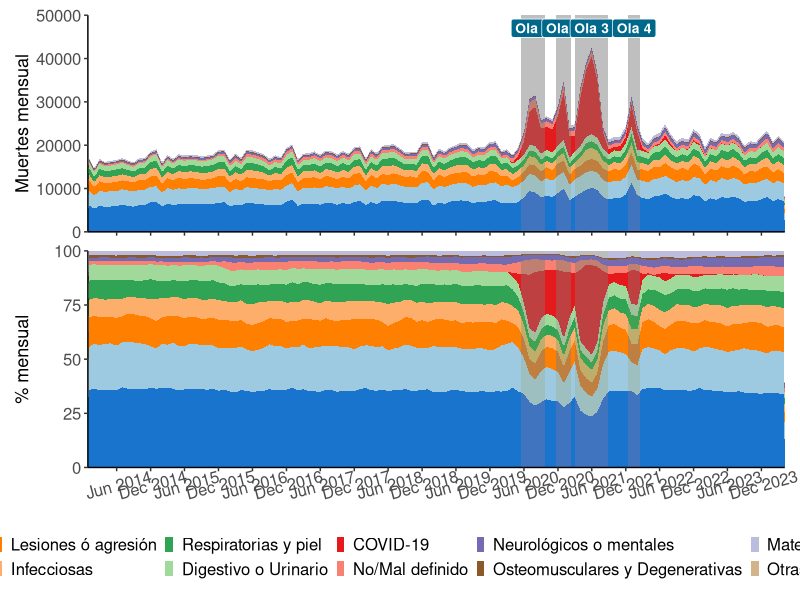

This figure's R source: (Note: this script raises an error after producing the figure.)
library(tidyverse)
library(scales)
library(patchwork)
library(ggplot2)
library(readr)

rm(list = ls())

#Datos
pivot_todos <- read_csv("data/data_cap_007/pivot_todos.csv")

# Reorganizar los datos en formato largo
datos_largos <- pivot_todos %>%
  pivot_longer(-YearMonth, names_to = "Grupo", values_to = "Casos") %>%
  mutate(YearMonth = as.Date(paste0(YearMonth, "-01")))

# Calcular porcentajes mensuales
datos_porcentaje <- datos_largos %>%
  group_by(YearMonth) %>%
  mutate(Total = sum(Casos),
         Porcentaje = Casos / Total * 100) %>%
  ungroup()

# Renombrar las leyendas para simplificar
nombres_legenda <- c(
  "Enfermedades Cardiovasculares y Metabólicas" = "Cardiov./metabólicas",
  "Tumores, Enfermedades Hematopoyéticas y del sistema Inmune" = "Tumores y s.inmune",
  "Condiciones asociadas a lesiones o agresión" = "Lesiones ó agresión",
  "Enfermedades infecciosas" = "Infecciosas",
  "Enfermedades Respiratorias Crónicas o de la Piel o estructuras anexas" = "Respiratorias y piel",
  "Enfermedades de los Sistemas Digestivo o Urinario" = "Digestivo o Urinario",
  "COVID-19" = "COVID-19",
  "No/Mal definido" = "No/Mal definido",
  "Trastornos Neurológicos o mentales" = "Neurológicos o mentales",
  "Enfermedades Osteomusculares y Degenerativas" = "Osteomusculares y Degenerativas",
  "Trastornos Materno Perinatales Congenitos o Nutricionales" = "Materno, congénito o nutrición",
  "Otras" = "Otras causas"
)

# Crear vector de niveles
orden_grupos <- rev(unname(nombres_legenda))
datos_largos <- datos_largos %>%
  mutate(Grupo = recode(Grupo, !!!nombres_legenda),
         Grupo = factor(Grupo, levels = orden_grupos))

datos_porcentaje <- datos_porcentaje %>%
  mutate(Grupo = recode(Grupo, !!!nombres_legenda),
         Grupo = factor(Grupo, levels = orden_grupos))


# Fechas de cada pico 
fechas_region1 <- as.Date(c("2020-05-15", "2020-09-22"))
fechas_region2 <- as.Date(c("2020-11-20", "2021-02-09"))
fechas_region3 <- as.Date(c("2021-03-04", "2021-08-29"))
fechas_region4 <- as.Date(c("2021-12-13", "2022-02-18"))

# Colores 
colores_personalizados <- c(
  "Cardiov./metabólicas" = "#1874CD",
  "Tumores y s.inmune" = "#9ECAE1",
  "Lesiones ó agresión" = "#FF7F00",
  "Infecciosas" = "#FDAE6B",
  "Respiratorias y piel" = "#31A354",
  "Digestivo o Urinario" = "#A1D99B",
  "COVID-19" = "#E41A1C",
  "No/Mal definido" = "#FA8072",
  "Neurológicos o mentales" = "#756BB1",
  "Materno, congénito o nutrición" = "#BCBDDC",
  "Osteomusculares y Degenerativas" = "#8B5A2B",
  "Otras causas" = "#D2B48C"
)

max_val <- max(max(datos_largos$Casos, na.rm = TRUE))
alpha_t <- 0.006
color_banda <- "#8B8386"


# Gráfico de casos absolutos
g1 <- ggplot(datos_largos, aes(x = YearMonth, y = Casos, fill = Grupo)) +
  geom_area() +
  geom_rect(aes(xmin = fechas_region1[1], xmax = fechas_region1[2], ymin = -Inf, ymax = Inf),
            fill = color_banda, color = NA, alpha = alpha_t) +
  geom_rect(aes(xmin = fechas_region2[1], xmax = fechas_region2[2], ymin = -Inf, ymax = Inf),
            fill = color_banda, color = NA, alpha = alpha_t) +
  geom_rect(aes(xmin = fechas_region3[1], xmax = fechas_region3[2], ymin = -Inf, ymax = Inf),
            fill = color_banda, color = NA, alpha = alpha_t) +
  geom_rect(aes(xmin = fechas_region4[1], xmax = fechas_region4[2], ymin = -Inf, ymax = Inf),
            fill = color_banda, color = NA, alpha = alpha_t) +
  annotate("label", x = mean(fechas_region1), y = 47000 , label = "Ola 1", color = "white", 
           fill = "#00688B", size = 3.5, hjust = 0.5, vjust = 0.5, fontface = "bold") +
  annotate("label", x = mean(fechas_region2), y = 47000, label = "Ola 2", color = "white", 
           fill = "#00688B", size = 3.5, hjust = 0.5, vjust = 0.5, fontface = "bold") +
  annotate("label", x = mean(fechas_region3), y = 47000, label = "Ola 3", color = "white", 
           fill = "#00688B", size = 3.5, hjust = 0.5, vjust = 0.5, fontface = "bold") +
  annotate("label", x = mean(fechas_region4), y = 47000, label = "Ola 4", color = "white", 
           fill = "#00688B", size = 3.5, hjust = 0.5, vjust = 0.5, fontface = "bold") +
  scale_fill_manual(values = colores_personalizados) +
  labs(x = NULL, y = "Muertes mensual", fill = NULL) +
  scale_x_date(date_breaks ="6 months", date_labels = "%b %Y",expand = c(0, 0))+
  scale_y_continuous(limits = c(0,50000), expand = c(0, 0))+
  theme_classic()+
  theme(legend.position = "none",
        axis.text.x = element_blank(),
        axis.text.y = element_text(size=12),
        axis.title.y = element_text(size=13))

# Gráfico de proporciones
g2 <- ggplot(datos_porcentaje, aes(x = YearMonth, y = Porcentaje, fill = Grupo)) +
  geom_area() +
  geom_rect(aes(xmin = fechas_region1[1], xmax = fechas_region1[2], ymin = -Inf, ymax = Inf),
            fill = color_banda, color = NA, alpha = alpha_t) +
  geom_rect(aes(xmin = fechas_region2[1], xmax = fechas_region2[2], ymin = -Inf, ymax = Inf),
            fill = color_banda, color = NA, alpha = alpha_t) +
  geom_rect(aes(xmin = fechas_region3[1], xmax = fechas_region3[2], ymin = -Inf, ymax = Inf),
            fill = color_banda, color = NA, alpha = alpha_t) +
  geom_rect(aes(xmin = fechas_region4[1], xmax = fechas_region4[2], ymin = -Inf, ymax = Inf),
            fill = color_banda, color = NA, alpha = alpha_t) +
  scale_fill_manual(values = colores_personalizados) +
  labs(x = NULL, y = "% mensual", fill = NULL) +
  scale_x_date(date_breaks = "6 months", date_labels = "%b %Y", expand = c(0, 0)) +
  scale_y_continuous(expand = c(0, 0)) +
  theme_classic() +
  theme(
    legend.position = "bottom", 
    legend.direction = "horizontal",
    legend.box = "horizontal",
    legend.box.margin = margin(0, 50, 0, 0),
    legend.title = element_blank(),
    legend.text = element_text(size = 12),
    legend.spacing = unit(0.25, "cm"),
    legend.key.size = unit(0.25, "cm"),
    axis.text.x = element_text(angle = 15, size = 12, margin = margin(t = 5)),
    axis.text.y = element_text(size = 12),
    axis.title.y = element_text(size = 13)
  ) +
  guides(fill = guide_legend(nrow = 2, reverse = TRUE))


# Unir los gráficos
gmortalidad_nal<- g1 / g2 + 
  plot_layout(heights = c(1, 1))

gmortalidad_nal


#Guardar gráfica
ggsave("outputs/grafic_cap_007/f3_mortalidad_nal.jpg",
       plot=gmortalidad_nal,
       width = 12,
       height =8, 
       dpi=300)
